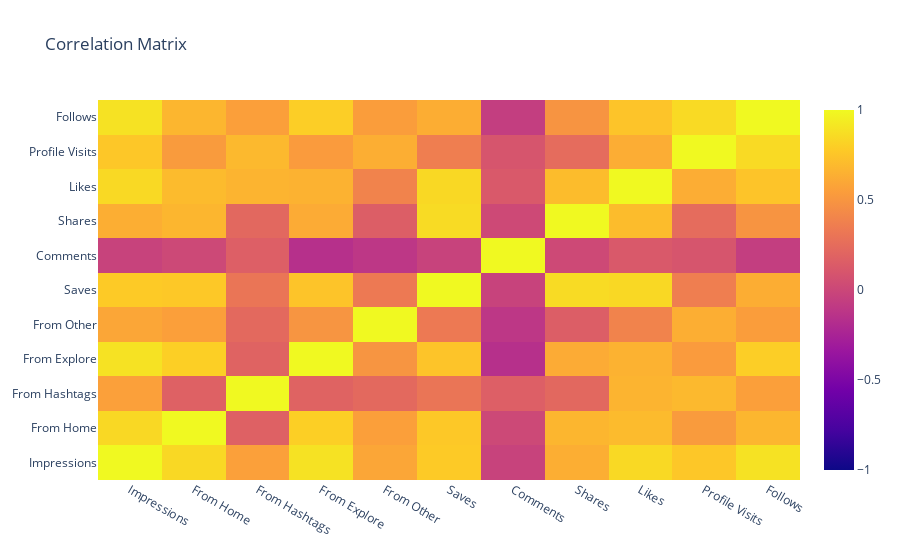

The cell this chart's notebook holds for it:
### Markdown cell above
### Question 11

### Code cell
corr_matrix = df.corr()

heatmap = go.Heatmap(z=corr_matrix.values,
                     x=corr_matrix.columns,
                     y=corr_matrix.columns,
                     zmax = 1,
                     zmin = -1)
fig = go.Figure(data=[heatmap], layout=layout)
layout = go.Layout(title='Correlation Matrix')

fig.show()

### Figure 1 — Plotly figure (JSON) as saved in the notebook; plotly's stock layout.template omitted (floating-point values rounded to 4 significant figures)
{"data": [{"type": "heatmap", "x": ["Impressions", "From Home", "From Hashtags", "From Explore", "From Other", "Saves", "Comments", "Shares", "Likes", "Profile Visits", "Follows"], "y": ["Impressions", "From Home", "From Hashtags", "From Explore", "From Other", "Saves", "Comments", "Shares", "Likes", "Profile Visits", "Follows"], "z": [[1, 0.8447, 0.5608, 0.8936, 0.593, 0.7792, -0.02852, 0.6347, 0.8498, 0.761, 0.8894], [0.8447, 1, 0.1775, 0.8006, 0.5557, 0.7688, 0.01272, 0.675, 0.6983, 0.5311, 0.6727], [0.5608, 0.1775, 1, 0.1905, 0.2296, 0.3059, 0.1614, 0.2195, 0.6621, 0.6913, 0.5555], [0.8936, 0.8006, 0.1905, 1, 0.4957, 0.7478, -0.1586, 0.6157, 0.6537, 0.5319, 0.796], [0.593, 0.5557, 0.2296, 0.4957, 1, 0.3319, -0.1087, 0.1568, 0.3935, 0.6331, 0.5467], [0.7792, 0.7688, 0.3059, 0.7478, 0.3319, 1, -0.02691, 0.8603, 0.8456, 0.3606, 0.6285], [-0.02852, 0.01272, 0.1614, -0.1586, -0.1087, -0.02691, 1, 0.01693, 0.1236, 0.09671, -0.06063], [0.6347, 0.675, 0.2195, 0.6157, 0.1568, 0.8603, 0.01693, 1, 0.7078, 0.2454, 0.4931], [0.8498, 0.6983, 0.6621, 0.6537, 0.3935, 0.8456, 0.1236, 0.7078, 1, 0.6261, 0.7463], [0.761, 0.5311, 0.6913, 0.5319, 0.6331, 0.3606, 0.09671, 0.2454, 0.6261, 1, 0.8532], [0.8894, 0.6727, 0.5555, 0.796, 0.5467, 0.6285, -0.06063, 0.4931, 0.7463, 0.8532, 1]], "zmax": 1, "zmin": -1}], "layout": {"title": {"text": "Correlation Matrix"}}}
